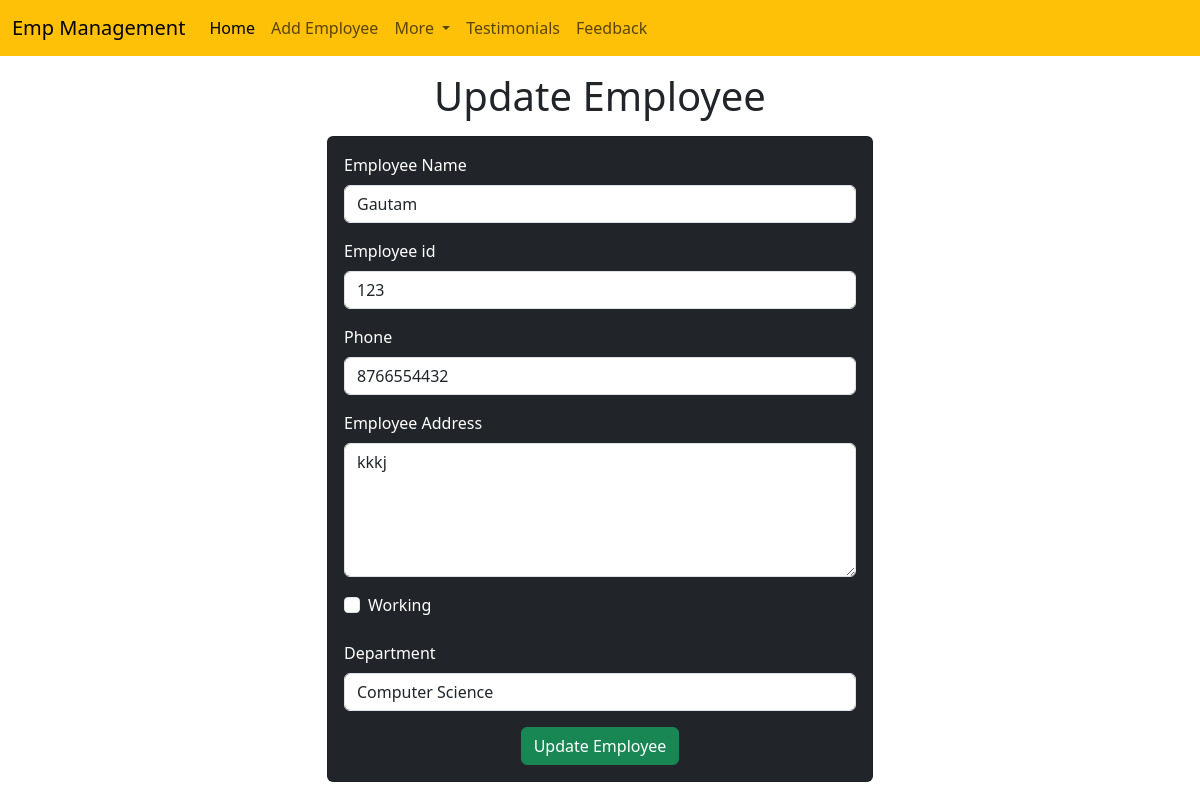
/emp/update-emp/2, run on an earlier commit of the app's database.
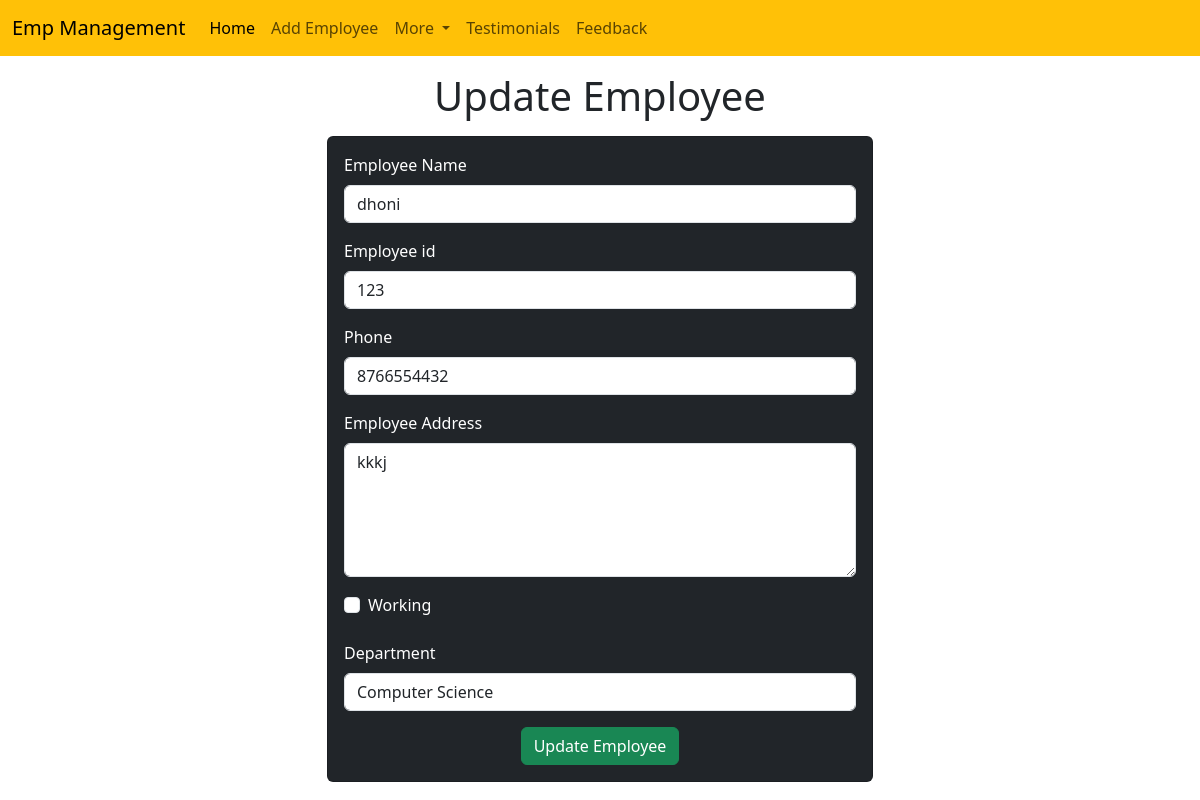
And on a later commit of the database.
### emp/models.py (models this page shows, shortened)
class Emp(models.Model):
    name = models.CharField(max_length=22200)
    emp_id = models.CharField(max_length=200)
    phone = models.CharField(max_length=10)
    address = models.CharField(max_length=150)
    working = models.BooleanField(default=True)
    department = models.CharField(max_length=10)

### emp/views.py (the view)
# urls.py: path('update-emp/<int:emp_id>',update_emp),
def update_emp(request,emp_id):
    emp=Emp.objects.get(pk=emp_id)
    return render(request,"emp/update_emp.html",{
        'emp':emp
    })

### templates/emp/update_emp.html (shortened to what this page needs)
<!doctype html>
<html lang="en">
  <head>
    <link href="https://cdn.jsdelivr.net/npm/bootstrap@5.3.3/dist/css/bootstrap.min.css" rel="stylesheet">
  </head>
  <body>
    {% include 'emp/navbar.html' %}
    <h1 class="text-center my-3">Update Employee</h1>
    <div class="container">
        <div class="row">
            <div class="col-md-6 offset-md-3">
                <div class="card bg-dark text-white">
                    <div class="card-body">
                        <form action="/emp/do-update-emp/{{emp.id}}" method="POST">
                            <div class="mb-3">
                                <label for="name" class="form-label">Employee Name</label>
                                <input type="text" class="form-control" id="name" placeholder="Enter Emp Name" name="emp_name" value="{{emp.name}}">
                            </div>
                            <div class="mb-3">
                                <label for="Employee id" class="form-label">Employee id</label>
                                <input type="text" class="form-control" id="Employee id" placeholder="Enter Emp id" name="emp_id" value="{{emp.emp_id}}">
                            </div>
                            <div class="mb-3">
                                <label for="phone" class="form-label">Phone</label>
                                <input type="text" class="form-control" id="phone" placeholder="Enter Emp phone" name="emp_phone" value="{{emp.phone}}">
                            </div>
                            <div class="mb-3">
                                <label for="Address" class="form-label">Employee Address</label>
                                <textarea id="Address" rows="5" class="form-control" name="emp_address">{{emp.address}}</textarea>
                            </div>
                            <div class="mb-3 form-check">
                                <label for="working" class="form-label">Working</label>
                                <input {% if emp.working %} checked {%endif%} type="checkbox" class="form-check-input" id="working" name="emp_working">
                            </div>
                            <div class="mb-3">
                                <label for="department" class="form-label">Department</label>
                                <select name="emp_department" id="Department" class="form-control" value="{{emp.department}}">
                                    <option value="CSE">Computer Science</option>
                                </select>
                            </div>
                            <div class="container text-center">
                                <button class="btn btn-success">Update Employee</button>
                            </div>
                        </form>
                    </div>
                </div>
            </div>
        </div>
    </div>
  </body>
</html>

What changed in the data, as far as the page shows it:
changed Emp "kkkj": emp_name "Gautam" → "dhoni"
